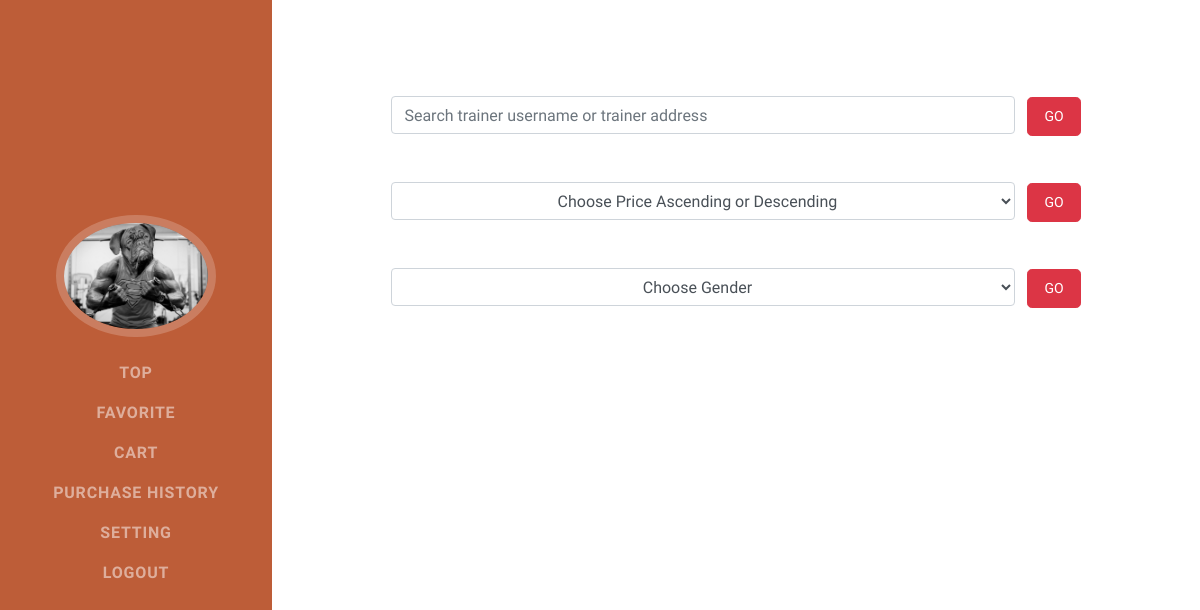
Before: /trainerlist_female.php (signed in) with the older database file.
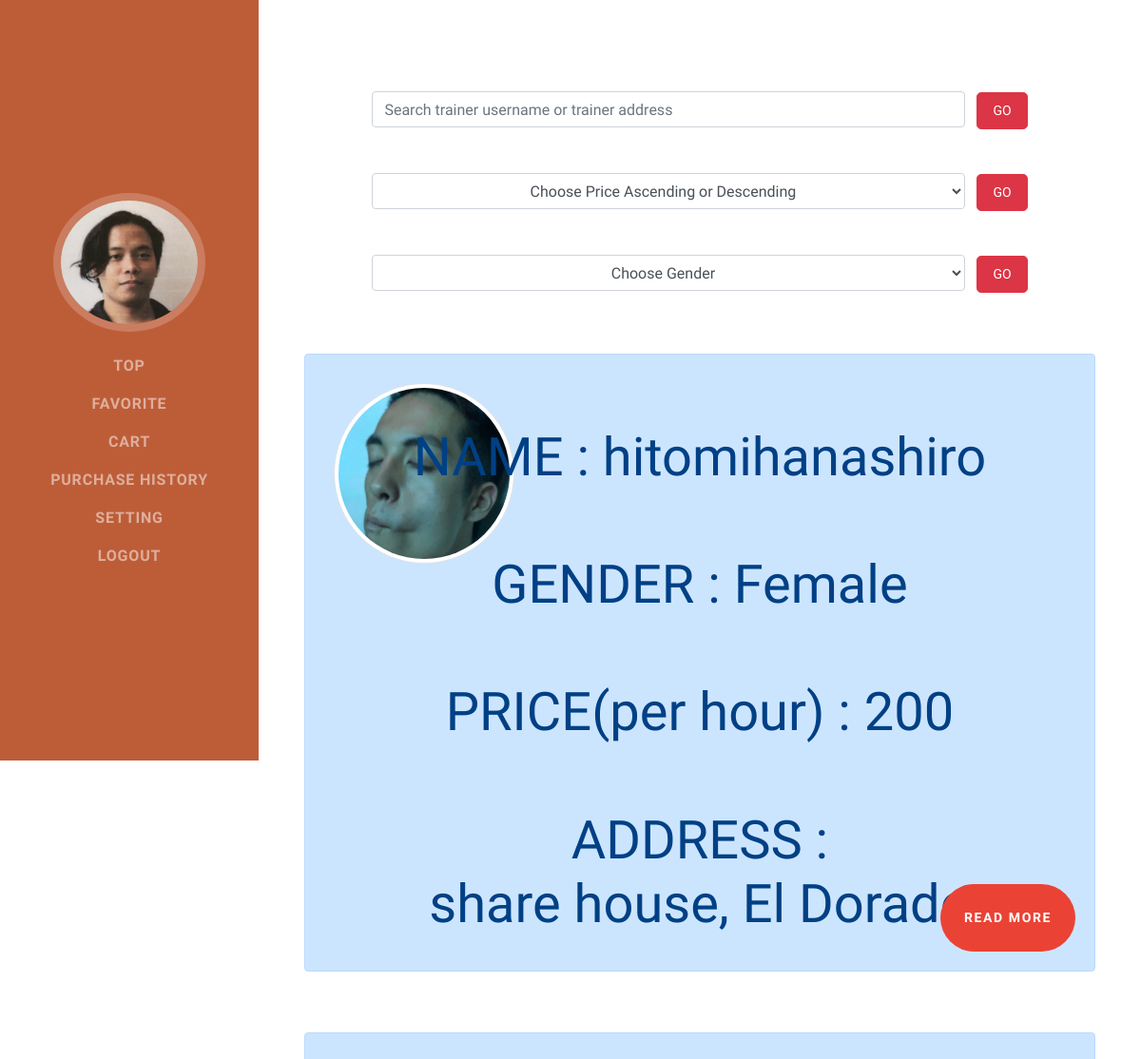
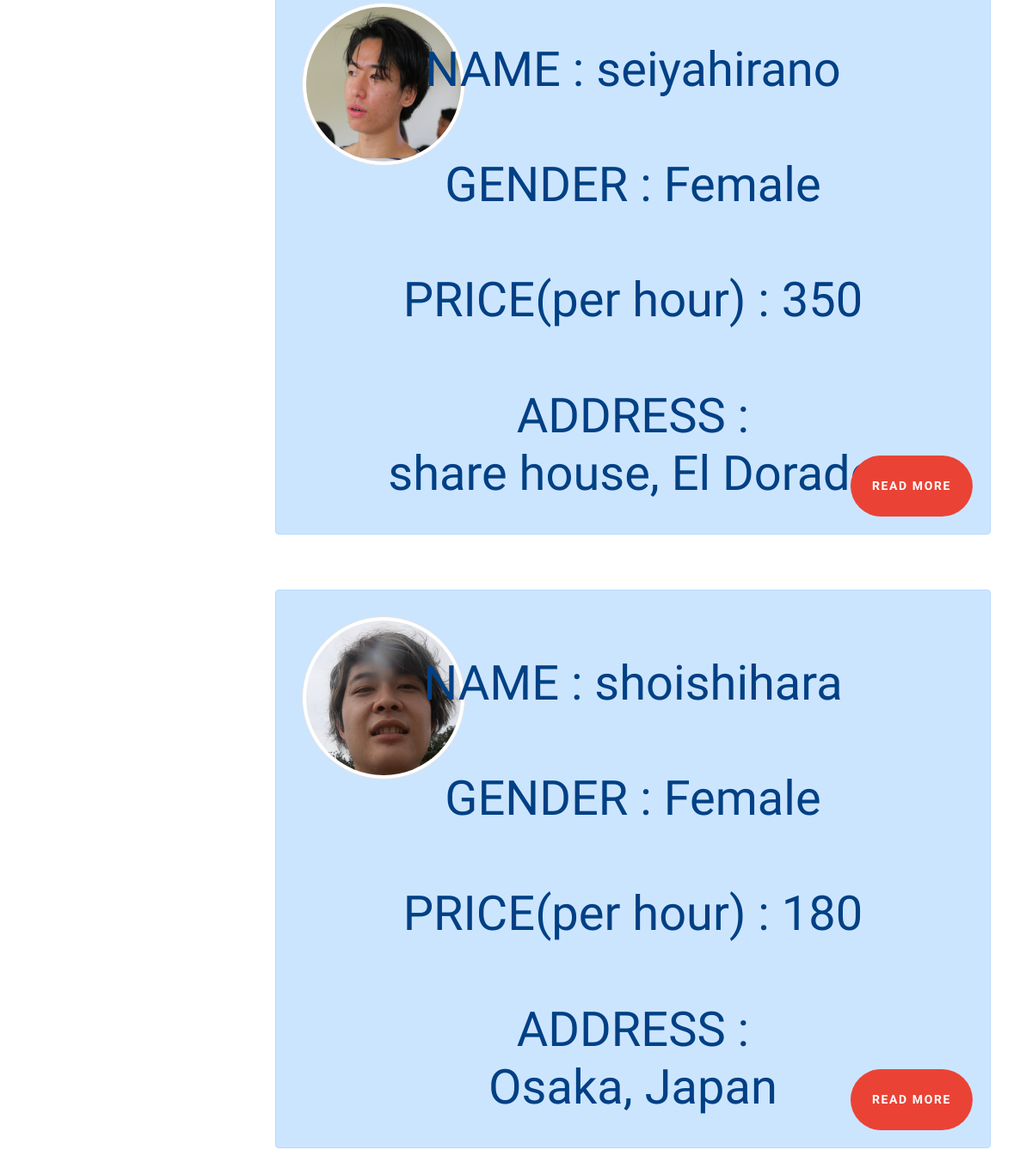
After: the same page with the newer database file (2 pictures, top to bottom).
### tables this page shows
CREATE TABLE `users` (
  `user_id` int(100) NOT NULL,
  `user_fname` varchar(100) NOT NULL,
  `user_lname` varchar(100) NOT NULL,
  `user_email` varchar(100) NOT NULL,
  `user_status` varchar(100) DEFAULT NULL,
  `user_image` varchar(100) DEFAULT NULL,
  `login_id` int(100) NOT NULL
);

CREATE TABLE `product` (
  `trainer_id` int(100) NOT NULL,
  `trainer_fname` varchar(100) NOT NULL,
  `trainer_lname` varchar(100) NOT NULL,
  `trainer_uname` varchar(100) NOT NULL,
  `trainer_email` varchar(100) NOT NULL,
  `trainer_description` varchar(100) NOT NULL,
  `trainer_phone` varchar(100) NOT NULL,
  `trainer_address` varchar(100) NOT NULL,
  `trainer_gender` varchar(100) NOT NULL,
  `trainer_image` varchar(100) DEFAULT NULL,
  `trainer_price` int(100) NOT NULL
);

### classes/database.php (called while the page is built, shortened)
<?php
class Database{
    private $servername = 'localhost';
    private $username = 'root';
    private $password = 'root';
    private $database_name = 'fist_portfolio';
    public function __construct()
    {
        $this->conn = new mysqli($this->servername,$this->username,$this->password,$this->database_name);
        if($this->conn->connect_error){
            die('cannot connect'.$this->conn->connect_error);
        }else{
            return $this->conn;
        }
    }
}
?>

### admin_action.php (called while the page is built, shortened)
<?php
include 'classes/admin_class.php';
$Admin = new Admin;
?>

### classes/admin_class.php (called while the page is built, shortened)
<?php
include 'database.php';
class Admin extends Database{
    public function displayorder_trainerfemale(){
        $displaytrainer = "SELECT * FROM product WHERE trainer_gender = 'Female'";
        $result = $this->conn->query($displaytrainer);
        if($result->num_rows >0){
            $row = array();
            while($rows = $result->fetch_assoc()){
                $row[] = $rows;
            }return $row;
        }else{
            return false;
        }
    }
    public function display_onesetting($userID){
        $sql = "SELECT * FROM users INNER JOIN login ON users.login_id = login.login_id WHERE users.user_id = '$userID'";
        $result = $this->conn->query($sql);
        if($result->num_rows>0){
            $row = array();
            while($rows = $result->fetch_assoc()){
                $row[]=$rows;
            }return $row;
        }else{
            die('cannot display one setting'.$this->conn->connect_error);
        }
    }
}
?>

### trainerlist_female.php (the view, shortened to what the changed rows need)
<?php
    include 'admin_action.php';
?>
<!DOCTYPE html>
<html lang="en">
<head>
  <link href="vendor/bootstrap/css/bootstrap.min.css" rel="stylesheet">
  <link href="vendor/fontawesome-free/css/all.min.css" rel="stylesheet">
  <link href="css/resume.min.css" rel="stylesheet">
</head>
<body class="d-flex flex-column">
  <?php include 'sidebar_admin.php' ?>
    <section class="resume-section p-3 p-lg-5 d-flex justify-content-center" id="about">
        <div class="w-100 vh-100">
        <div id="page-content">
      <div class="row justify-content-center m-0 text-center">
        <div class="col-md-12 p-0">
          <?php
            $list = $Admin->displayorder_trainerfemale();
            foreach($list as $key => $row){
              $userID = $row['trainer_id'];
                echo "<div class='alert alert-primary d-inline-block w-100 mt-5 display-3'>";
                if($row['trainer_image']== null){
                  echo "<i class='fas fa-user post'></i><br><br><br>";
                }else{
                  $image = $row['trainer_image'];
                  echo "<div class='big'>";
                  echo "<img src='upload/$image' class='img-thumbnail rounded-circle pos'><br><br><br>";
                  echo "</div>";
                }
                echo "<div class='display-4'>";
                echo "<div class='big'>";
                echo "NAME : ";
                echo $row['trainer_fname'].$row['trainer_lname'];
                echo "</div><br>";
                echo "<div class='big'>";
                echo "GENDER : ";
                echo $row['trainer_gender'];
                echo "</div><br>";
                echo "<div class='big'>";
                echo "PRICE(per hour) : ";
                echo $row['trainer_price'];
                echo "</div><br>";
                echo "ADDRESS : <br>";
                echo "<div class='big'>";
                echo $row['trainer_address']."<br>";
                echo "</div>";
                echo "<a href='user_edit.php?trainer_id=$userID' role='button' class='btn btn-lg btn-google btn-inline-block p-4 text-uppercase jojo'>READ MORE</a>";
                echo "</div>";
                echo "</div>";
            }
          ?>
            </div>
          </div>
        </div>
      </div>
    </section>
  </body>
</html>

### sidebar_admin.php (shortened to what the changed rows need)
<?php
    if(empty($_SESSION['login_id'])){
      header('location: login.php');
    }elseif($_SESSION['user_status']=='admin'){
      header('location: admin.php');
    }else{
      $userID = $_SESSION['login_id'];
    }
?>
<nav class="navbar navbar-expand-lg navbar-dark bg-primary fixed-top" id="sideNav">
    <a class="navbar-brand js-scroll-trigger" href="setting.php">
      <span class="d-none d-lg-block">
        <?php
            $tenta = $Admin->display_onesetting($userID);
            foreach($tenta as $key => $row){
              $image = $row['user_image'];
              if(empty($row['user_image'])){
                echo "<img class='img-fluid img-profile rounded-circle mx-auto mb-2' src='upload/dog.jpg'>";
              }else{
                echo "<img class='img-fluid img-profile rounded-circle mx-auto mb-2' src='upload/$image'> ";
              }
            }
        ?>
      </span>
    </a>
  </nav>

Changed rows visible on the page:
changed users: user_image: picture added
added product: trainer_image (picture), trainer_fname "hitomi", trainer_lname "hanashiro", trainer_gender "Female", trainer_price "200", trainer_address "share house, El Dorado"
added product: trainer_image (picture), trainer_fname "seiya", trainer_lname "hirano", trainer_gender "Female", trainer_price "350", trainer_address "share house, El Dorado"
added product: trainer_image (picture), trainer_fname "sho", trainer_lname "ishihara", trainer_gender "Female", trainer_price "180", trainer_address "Osaka, Japan"
